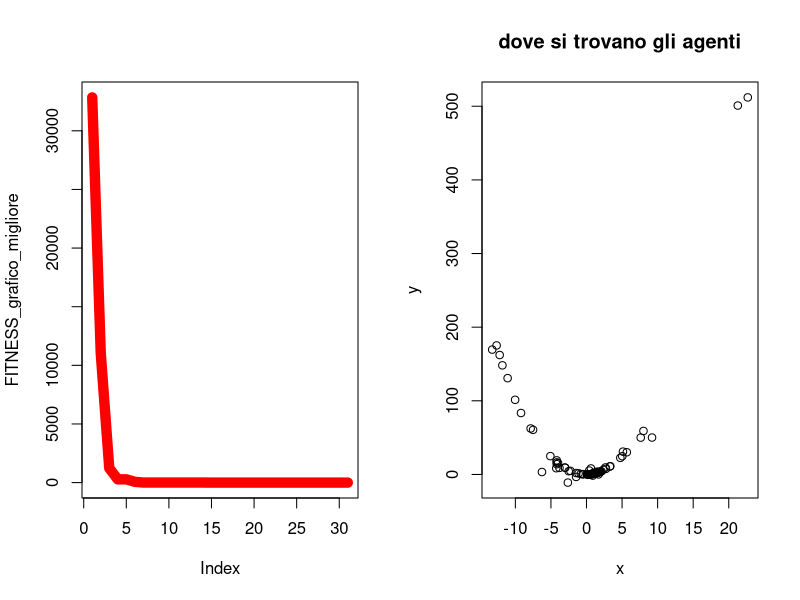

Write R code to recreate this figure.
#  Author Nicola Bernabè ver 1.0 8/11/2021
# the implemented version of the PSO refers to the following Journal: Particle swarm optimization  
#authors Riccardo Poli · James Kennedy · Tim Blackwell 
#

#prendo 2 individui che saranno i genitori presi casualmente dalla popolazione
aggiornamento_posizione<-function(Sciame,MAX_DIMENSION_Sciame,j_iterazioni_particelle,C_1,C_2,W,ub,lb,BEST_FITNESS,min_max,FUNZIONE_COSTO){
    
    Sciame[3,j_iterazioni_particelle]<-W*Sciame[3,j_iterazioni_particelle]+C_1*runif(1,  0,1)*(BEST_FITNESS[1]-Sciame[1,j_iterazioni_particelle])+C_2*runif(1,  0,1)*(Sciame[5,j_iterazioni_particelle]-Sciame[1,j_iterazioni_particelle])#vx
    Sciame[4,j_iterazioni_particelle]<-W*Sciame[4,j_iterazioni_particelle]+C_1*runif(1,  0,1)*(BEST_FITNESS[2]-Sciame[2,j_iterazioni_particelle])+C_2*runif(1,  0,1)*(Sciame[6,j_iterazioni_particelle]-Sciame[2,j_iterazioni_particelle])#vy
    Sciame[1,j_iterazioni_particelle]<-Sciame[1,j_iterazioni_particelle]+Sciame[3,j_iterazioni_particelle]
    Sciame[2,j_iterazioni_particelle]<-Sciame[2,j_iterazioni_particelle]+Sciame[4,j_iterazioni_particelle]
    
    if(Sciame[1,j_iterazioni_particelle]>ub[1]){
        Sciame[1,j_iterazioni_particelle]<-ub[1]
    }
    if(Sciame[1,j_iterazioni_particelle]<lb[1]){
        Sciame[1,j_iterazioni_particelle]<-lb[1]
    }
    if(Sciame[2,j_iterazioni_particelle]>ub[2]){
        Sciame[2,j_iterazioni_particelle]<-ub[2]
    }
    if(Sciame[2,j_iterazioni_particelle]<lb[2]){
        Sciame[2,j_iterazioni_particelle]<-lb[2]
    }
    fitness<-FUNZIONE_COSTO(Sciame[1,j_iterazioni_particelle],Sciame[2,j_iterazioni_particelle])
    if(fitness<Sciame[7,j_iterazioni_particelle] && min_max==-1){#minimizzare
        Sciame[7,j_iterazioni_particelle]<-fitness
        Sciame[5,j_iterazioni_particelle]<- Sciame[1,j_iterazioni_particelle]
        Sciame[6,j_iterazioni_particelle]<- Sciame[2,j_iterazioni_particelle]
    }else if(fitness>Sciame[7,j_iterazioni_particelle] && min_max==1){#massimizzare
        Sciame[7,j_iterazioni_particelle]<-fitness
        Sciame[5,j_iterazioni_particelle]<- Sciame[1,j_iterazioni_particelle]
        Sciame[6,j_iterazioni_particelle]<- Sciame[2,j_iterazioni_particelle]
    }
    Sciame[8,j_iterazioni_particelle]<-fitness

    return(Sciame)
}

#aggiorni migliore fitness
aggiorna_fitness<-function(BEST_FITNESS,Migliore_fitness_generazione){
            BEST_FITNESS[1]<-Migliore_fitness_generazione[1]
            BEST_FITNESS[2]<-Migliore_fitness_generazione[2]
            BEST_FITNESS[3]<-Migliore_fitness_generazione[3]
    return(BEST_FITNESS)


}

#scorro su tutti gli individui e cerco il fitneess migliore
controllo_migliore_fitness<-function(Sciame,min_max){
    BEST_FITNESS<-c(Sciame[1,1],Sciame[2,1],Sciame[7,1])
    for(i in 2:dim(Sciame)[2]) {
        #message("controllo best ",BEST_FITNESS[3]," ",Sciame[7,i])
        if(BEST_FITNESS[3]>Sciame[8,i] && min_max==-1){#ricordo che la riga 8 è fitness corrente
            BEST_FITNESS[1]<-Sciame[1,i]#x corrente
            BEST_FITNESS[2]<-Sciame[2,i]#y corrente
            BEST_FITNESS[3]<-Sciame[8,i]#fitess corrente

        }else if(BEST_FITNESS[3]<Sciame[8,i]  && min_max==1){
            BEST_FITNESS[1]<-Sciame[1,i]#x corrente
            BEST_FITNESS[2]<-Sciame[2,i]#y corrente
            BEST_FITNESS[3]<-Sciame[8,i]#fitess corrente


        }


    }
    return(c(BEST_FITNESS[1],BEST_FITNESS[2],BEST_FITNESS[3]))
}






#inizializzo la matrice
inizializzazione<-function(ub, lb,MAX_UNKNOWNS,MAX_DIMENSION_Sciame,W,FUNZIONE_COSTO){
    Sciame<-matrix(1:1,nrow <- (MAX_UNKNOWNS*3)+2, ncol <- MAX_DIMENSION_Sciame)#oltre alla x e y ci aggiungo le 2 velocità, poi anche le x e y migliori della particella anche la fitness migliore della particella e quella corrente
    numero_casuale_x<-1
    numero_casuale_y <-1
    for(i in 1:dim(Sciame)[2]) {
        numero_casuale_x <- runif(1, lb[1],ub[1] )
        numero_casuale_y <- runif(1,  lb[2],ub[2])
        Sciame[1,i] <-numero_casuale_x
        Sciame[2,i] <-numero_casuale_y
        Sciame[3,i]<-W
        Sciame[4,i]<-W
        Sciame[5,i]<-Sciame[1,i]#migliore della particella x
        Sciame[6,i]<-Sciame[2,i]#migliore della particella y
        Sciame[7,i] <-FUNZIONE_COSTO(Sciame[1,i],Sciame[2,i])#usero solo per una volta questa fitness per calcolare la velocità sia per soluzione relativa migliore alla particella,sia per soluzione globale
        Sciame[8,i] <-FUNZIONE_COSTO(Sciame[1,i],Sciame[2,i])#fitness corrente
    }

    return (Sciame)
}
aggiorno_file_individui<-function(Sciame,MAX_DIMENSION_Sciame,generazione){
                individuo<-c()
                x<-c()
                y<-c()
                fitness<-c()
                for(i in 1:MAX_DIMENSION_Sciame) {
                    x<-c(x,Sciame[1,i])
                    y<-c(y,Sciame[2,i])
                    fitness<-c(fitness,Sciame[3,i])
                    
                    }
            df<-data.frame(x,y,fitness)
            #nome_file<-"generazione"+generazione+".cvs"
            nome_file = paste("PSO Sciaame generazione ",generazione,".txt",sep="")
            #write.csv(df, file=nome_file,sep=";",row.names=FALSE)
            write.table(df, file= nome_file,sep=";",row.names=FALSE)
            }

mainPSO<-function(ub,lb,MAX_UNKNOWNS,MAX_DIMENSION_Sciame,Generazioni,STAZIONARIETA,min_max,stampo_generazione,precisione,C_1,C_2,W,FUNZIONE_COSTO){
    

    
    Sciame<-inizializzazione(ub, lb,MAX_UNKNOWNS,MAX_DIMENSION_Sciame,W,FUNZIONE_COSTO)#inizializzo la popolazione
    BEST_FITNESS<-controllo_migliore_fitness(Sciame,min_max)
    FITNESS_grafico_migliore<-c()
    FITNESS_grafico_migliore_generazione<-c()
    #iterazioni calcolo per trovare il minimo
    indice_stazionarieta<-0#aumenta ad ogni generazione
    n_generazioni<-0

 

    for(i in 1:Generazioni){
        n_generazioni<-i
        for(j_iterazioni_particelle in 1:MAX_DIMENSION_Sciame){#muovo tutte le particelle una volta
            Sciame<-aggiornamento_posizione(Sciame,MAX_DIMENSION_Sciame,j_iterazioni_particelle,C_1,C_2,W,ub,lb,BEST_FITNESS,min_max,FUNZIONE_COSTO)
        }
        Migliore_fitness_generazione<-controllo_migliore_fitness(Sciame,min_max)
        
        #print(Migliore_fitness_generazione)
        if(Migliore_fitness_generazione[3]<BEST_FITNESS[3]  && min_max==-1){#minimizzo
            BEST_FITNESS<-aggiorna_fitness(BEST_FITNESS,Migliore_fitness_generazione)
            indice_stazionarieta=0#ritorno a 0 la stazionarietà
            message("migliore soluzione-> x ",BEST_FITNESS[1]," y ",BEST_FITNESS[2]," fitness ",BEST_FITNESS[3])
        }else if(Migliore_fitness_generazione[3]>BEST_FITNESS[3]  && min_max==1){#minimizzo
            BEST_FITNESS<-aggiorna_fitness(BEST_FITNESS,Migliore_fitness_generazione)
            indice_stazionarieta=0#ritorno a 0 la stazionarietà
            message("migliore soluzione-> x ",BEST_FITNESS[1]," y ",BEST_FITNESS[2]," fitness ",BEST_FITNESS[3])
        }
        FITNESS_grafico_migliore<-c(FITNESS_grafico_migliore,BEST_FITNESS[3])
        FITNESS_grafico_migliore_generazione<-c(FITNESS_grafico_migliore_generazione,Migliore_fitness_generazione[3])

        if(indice_stazionarieta>=STAZIONARIETA){
            message("troppo stazionaria ","generazione-> ",i," stazionario->",indice_stazionarieta)
            aggiorno_file_individui(Sciame,MAX_DIMENSION_Sciame,i)
            break
        }else{
            indice_stazionarieta=indice_stazionarieta+1
        }
        if((i%%stampo_generazione)==0){#stampo così so che sta facendo qualcosa
        
            message("generazione-> ",i," stazionario->",indice_stazionarieta)
            aggiorno_file_individui(Sciame,MAX_DIMENSION_Sciame,i)

        }
        if(BEST_FITNESS[3]<precisione && min_max==-1){
            message("finito algoritmo PSO, sono riuscito ad avere una soluzione molto buona ed è ",BEST_FITNESS[3]," alla generazione-> ",i)
            aggiorno_file_individui(Sciame,MAX_DIMENSION_Sciame,i)
            break
        }else if(BEST_FITNESS[3]>precisione && min_max==1){
            message("finito algoritmo PSO, sono riuscito ad avere una soluzione molto buona ed è ",BEST_FITNESS[3]," alla generazione-> ",i)
            aggiorno_file_individui(Sciame,MAX_DIMENSION_Sciame,i)
            break
        }
    }
    windows()
    par(mfrow=c(1,2))
    plot(FITNESS_grafico_migliore, type="l", col="red",lwd=10)
    #lines(FITNESS_grafico_migliore_generazione, type="l", col="blue",lty=5)
    #title(main="migliore e andamento fitness per generazione", col.main="blue", font.main="4")
    
    x_particelle<-c()
    y_particelle<-c()
    for(x_y in 1:MAX_DIMENSION_Sciame){
        x_particelle<-c(x_particelle,Sciame[5,x_y])
        y_particelle<-c(y_particelle,Sciame[6,x_y])

    }

    plot(x_particelle, y_particelle, xlab="x",ylab="y", main="dove si trovano gli agenti") 

BEST_FITNESS<-list(BEST_FITNESS,"PSO",n_generazioni)
 return(BEST_FITNESS)
}


#riesco a trovare la soluzione con questi intervalli 
#ub<-c(1000000000,1000000000)  # upper bound of the unknowns
#lb<-c(-1000000000,-1000000000)  #lower bound of the unknowns
#W=0.2

#milione
#ub<-c(1000000,1000000)  # upper bound of the unknowns
#lb<-c(-1000000,-1000000)  #lower bound of the unknowns
#W=0.3

#ub<-c(10000,10000)  # upper bound of the unknowns
#lb<-c(-10000,-10000)  #lower bound of the unknowns
#W=0.1

#ub<-c(100,100)  # upper bound of the unknowns
#lb<-c(-100,-100)  #lower bound of the unknowns
ub<-c(512,512)  
lb<-c(-512,-512)
#ub<-c(5,5)  # upper bound of the unknowns
#lb<-c(-5,-5)  #lower bound of the unknowns
#ub<-c(20,20)  # upper bound of the unknowns
#lb<-c(-20,-20)  #lower bound of the unknowns
W=0.3#0.02 o 0.3
MAX_UNKNOWNS<-2  #numero variabili
MAX_DIMENSION_Sciame<-100#dimensione popolazione
Generazioni<-1000000
STAZIONARIETA<-50000
min_max<--1#-1 minimizzo,1 massimizzo
stampo_generazione<-STAZIONARIETA/2#quando creare file degli individui
#massimizzo
#precisione<-11.99999999#Parabolic Function
#precisione<-79.9999#rastrigin function 
#precisione<-415.2384791312#Parabolic Function

#minimizzo
precisione<-0.001#
#precisione<--0.999999#Easom function
#precisione<-0.2925789999#Schaffer function N. 4 f(0,+-1.25313)=0.292579
#precisione<--0.999999#per funzioni con minimo negativo
#precisione<--959.6406#Eggholder function   f(512,404.2319)=-959.6407   i domini x e y   ub<-c(512,512)  lb<-c(-512,-512)
#precisione<--2.06261 #CROSS-IN-TRAY FUNCTION
C_1<-2#forza attrazione cognitiva
C_2<-2#forza attrazione sociale


FUNZIONE_COSTO<-function(x,y){
    z<-(100*(y-(x)^2)^2)+(1-x)^2#FUNZIONE_COSTO banana  f(1,1)=0
    #z<-((1-x)^2)+100*((y-x^2))^2#Rosenbrock function constrained with a cubic and a line  sol f(1,1)=0
    #z<-(1.5-x+x*y)^2+(2.25-x+x*y^2)^2+(2.625-x+x*y^3)^2#Beale function f(3,0.5)=0
    #z<-0.26*(x^2+y^2)-0.48*x*y#Matyas function f(0,0)=0
    #z<-(sin(3*pi*x))^2+(x-1)^2*(1+sin(3*pi*y))+(y-1)^2*(1+(sin(2*pi*y))^2)#Lévi function N.13  f(1,1)=0
    #z<-0.5+((sin(x^2-y^2))^2-0.5)/(1+0.001*(x^2+y^2))^2#Schaffer function N. 2  f(0,0)=0
    #z<-2*x^2-1.05*x^4+(x^6/6)+x*y+y^2#THREE-HUMP CAMEL FUNCTION xi  [-5, 5]  f(0,0)=0
    #z<-100*sqrt(abs(y-0.01*x^2))+0.01*abs(x+10)#Bukin function N.6 f(-10,1)=0
    #z<--20*exp(-0.2*sqrt((1/2)*(x*x+y*y)))-exp(1/2*((cos(2*pi*x)+cos(2*pi*y))))+20+exp(1)#ACKLEY FUNCTION xi  [-32.768, 32.768]  f(0,0)=0


    #z<-0.5+(((cos(sin(abs(x^2-y^2))))^2 - 0.5)/((1 + 0.001*(x^2+y^2))^2))#Schaffer function N. 4 f(0,+-1.25313)=0.292579

    #con minimo negativo
    #z<--0.0001*(abs((sin(x)*sin(y)*exp(abs(100 - sqrt(x^2+y^2)/pi))))+1)^0.1#CROSS-IN-TRAY FUNCTION  xi  [-10, 10]  f(1.3491,-1.3491 | 1.3491,1.3491 | -1.3491,1.3491)=-2.06261
    #z<--cos(x)*cos(y)*exp(-((x-pi)^2+(y-pi)^2))#Easom function f(pi,pi)=-1  mettere precisione -0.999999
    
    #z<--(y+47)*sin(sqrt(abs(x/2+(y+47))))-x*sin(sqrt(abs(x-(y+47))))#Eggholder function   f(512,404.2319)=-959.6407    
    #precisione<--959.6406999
    #ub<-c(512,512)  
    #lb<-c(-512,-512)


    #massimizzare
    #z<-12-(x^2+y^2)/100 #Parabolic Function  f(0,0)=12 non so ma il massimo è 12
    #z<-80-(20+x^2+y^2-10*(cos(2*pi*x)+cos(2*pi*y)))#rastrigin function f(0,0)=80
    #z<-275-((x^4-16*x^2+5*x*0.5)+(y^4-16*y^2+5*y*0.5)+3)#Styblinski Function f(-2.8667,-2.8667)=414.23847913
    return (z)
}

soluzione<-mainPSO(ub,lb,MAX_UNKNOWNS,MAX_DIMENSION_Sciame,Generazioni,STAZIONARIETA,min_max,stampo_generazione,precisione,C_1,C_2,W,FUNZIONE_COSTO)
#print(soluzione)
#W<-0
#x<-c()
#y<-c()
#fitness<-c()
#w_critico<-c()
#generazioni_soluzione<-c()
#for(i in 1:50){
#    W<-W+0.01
#    message(i," W ",W)
#    soluzione<-mainPSO(ub,lb,MAX_UNKNOWNS,MAX_DIMENSION_Sciame,Generazioni,STAZIONARIETA,min_max,stampo_generazione,precisione,C_1,C_2,W,FUNZIONE_COSTO)
#    w_critico<-c(w_critico,W)
#    x<-c(x,soluzione[[1]][1])
#    y<-c(y,soluzione[[1]][2])
#    fitness<-c(fitness,soluzione[[1]][3])
#    generazioni_soluzione<-c(generazioni_soluzione,soluzione[[3]][1])
    

#}
#df<-data.frame(x,y,fitness,generazioni_soluzione,w_critico)
#write.table(df, file="tabella PSO.csv",sep=";",row.names=FALSE)

algoritmo<-c(soluzione[[2]][1])
x<-c(soluzione[[1]][1])
y<-c(soluzione[[1]][2])
fitness<-c(soluzione[[1]][3])
generazioni_soluzione<-c(soluzione[[3]][1])
df<-data.frame(algoritmo,x,y,fitness,generazioni_soluzione)
write.table(df, file="soluzione PSO.txt",sep=";",row.names=FALSE)
